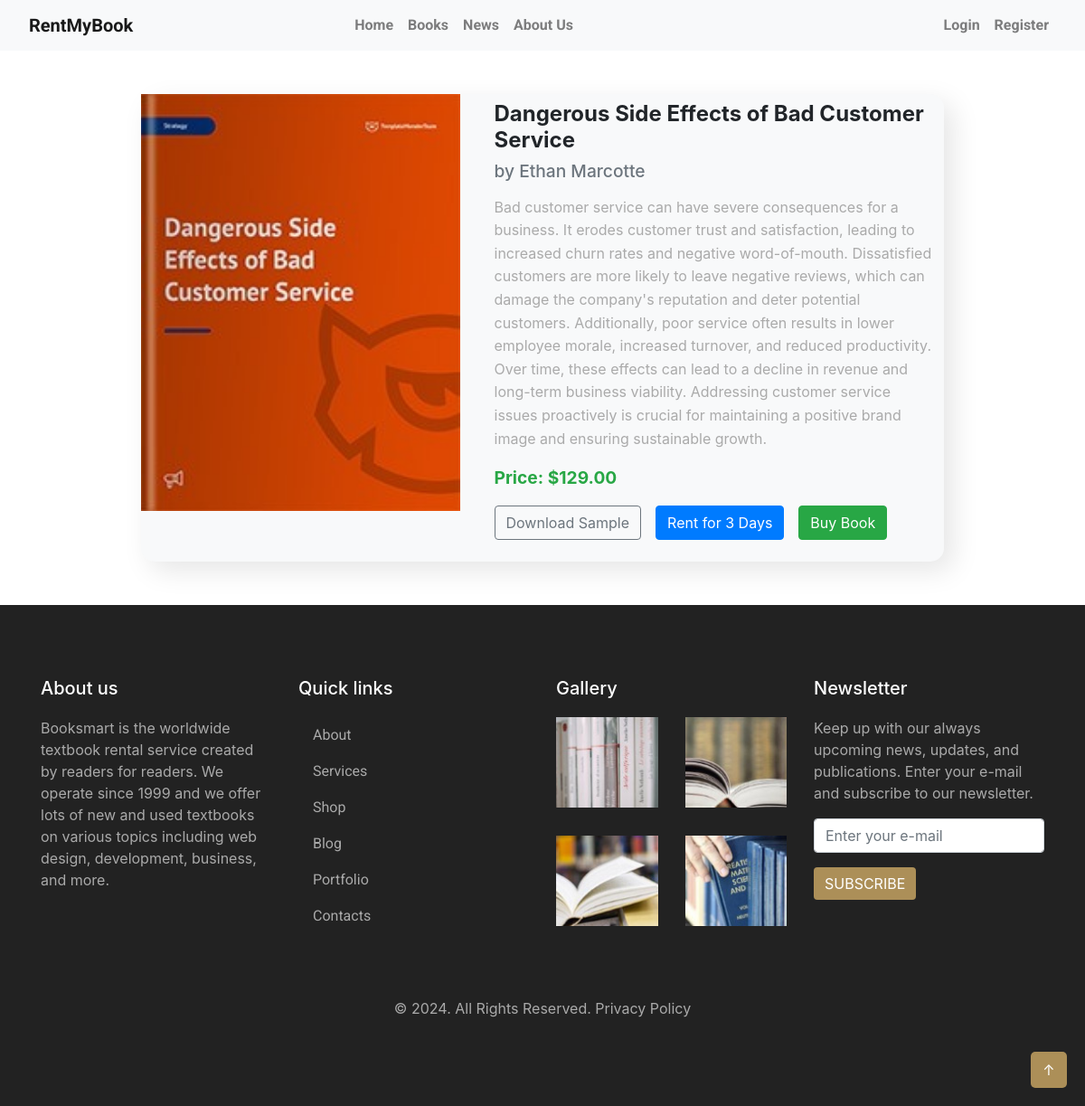
The app's page /book/5/ with its own data.
### books/models.py (models this page shows, shortened)
class Book(models.Model):
    title = models.CharField(max_length=200)
    author = models.CharField(max_length=200)
    description = models.TextField()
    cover_image = models.ImageField(upload_to='book_covers/')
    sample_pdf = models.FileField(upload_to='book_samples/')
    full_pdf = models.FileField(upload_to='book_full/')
    price = models.DecimalField(max_digits=6, decimal_places=2)
    rental_price = models.DecimalField(max_digits=10, decimal_places=2, null=True, blank=True, default=0.00)

### books/views.py (the view)
# urls.py: path('book/<int:book_id>/', views.book_detail, name='book_detail'),
def book_detail(request, book_id):
    book = get_object_or_404(Book, pk=book_id)
    return render(request, 'books/book_detail.html', {'book': book})

### templates/books/book_detail.html (shortened to what this page needs)
{% extends 'layout/base.html' %}
{% block body %}
<div class="container mt-5 mb-5">
    <div class="book-container">
        <div class="row g-0">
            <div class="col-12 col-lg-5">
                <img src="{{ book.cover_image.url }}" class="book-image" alt="{{ book.title }}">
            </div>
            <div class="col-12 col-lg-7">
                <div class="book-details">
                    <h1 class="book-title">{{ book.title }}</h1>
                    <h2 class="book-author">by {{ book.author }}</h2>
                    <p class="book-description">{{ book.description }}</p>
                    <p class="book-price">Price: ${{ book.price }}</p>
                    <div class="d-flex flex-wrap">
                        <a href="{{ book.sample_pdf.url }}" class="btn btn-outline-secondary" download>Download Sample</a>
                        <a href="{% url 'rent_book' book.id %}" class="btn btn-primary">Rent for 3 Days</a>
                        <a href="{% url 'buy_book' book.id %}" class="btn btn-success">Buy Book</a>
                    </div>
                </div>
            </div>
        </div>
    </div>
</div>
{% endblock body %}

### templates/books/book_detail.html (style rules this page uses)
.book-container { background-color: #f8f9fa; border-radius: 15px; box-shadow: 10px 10px 30px rgba(0,0,0,0.1); width: 80%; margin: 0 auto; }
.book-image { height: auto; object-fit: cover; width: 100%; }
.book-details { padding: .5rem; }
.book-title { font-size: 1.5rem; font-weight: bold; margin-bottom: 0.5rem; }
.book-author { font-size: 1.2rem; color: #6c757d; margin-bottom: 1rem; }
.book-description { font-size: 1rem; line-height: 1.6; margin-bottom: 1rem; }
.book-price { font-size: 1.2rem; font-weight: bold; color: #28a745; margin-bottom: 1rem; }
.btn { font-size: 1.1rem; padding: 0.75rem 1.5rem; margin-right: 1rem; margin-bottom: 1rem; }

### templates/components/footer.html (style rules this page uses)
p, .nav-link { color: #aaa; }

### records on screen
Book: cover_image (picture), title "Dangerous Side Effects of Bad Customer Service", author "Ethan Marcotte", description "Bad customer service can have severe consequences for a business. It erodes customer trust and satisfaction, leading to increased churn rates and negative word-of-mouth. Dissatisfied customers are more likely to leave negative reviews, which can damage the company's reputation and deter potential customers. Additionally, poor service often results in lower employee morale, increased turnover, and reduced productivity. Over time, these effects can lead to a decline in revenue and long-term business viability. Addressing customer service issues proactively is crucial for maintaining a positive brand image and ensuring sustainable growth.", price "129.00"
